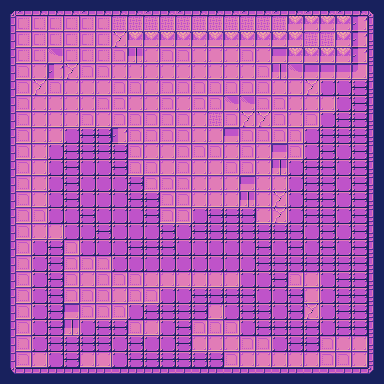

This is a level from a 2D game, rendered from its Tiled map with the project's own tilesets. A one-line summary and the complete map file follow:
An orthogonal 24x24 tile map with 16x16 px tiles, 2 tile layers (Tiles, Collidable).

<map version="1.9" tiledversion="1.9.2" orientation="orthogonal" renderorder="right-down" width="24" height="24" tilewidth="16" tileheight="16" infinite="0" nextlayerid="3" nextobjectid="1">
 <tileset firstgid="1" source="Tileset1.tsx" />
 <layer id="2" name="Tiles" width="24" height="24">
  <data encoding="csv">
0,0,0,0,0,0,0,0,0,0,0,0,0,0,0,6,0,0,0,0,0,0,0,0,
0,38,38,38,38,38,38,6,6,6,6,6,6,6,6,6,6,6,20,20,20,20,35,0,
0,38,38,38,38,38,38,47,20,20,20,20,20,20,20,20,20,20,20,6,6,20,35,0,
0,38,38,33,38,38,38,28,34,29,28,28,29,29,29,28,29,21,20,20,20,20,35,0,
0,28,29,35,47,28,28,29,29,29,29,29,29,29,29,29,28,34,33,21,21,21,22,0,
0,28,47,28,29,29,29,28,28,29,28,28,28,28,28,28,28,29,29,47,15,15,16,0,
0,28,29,29,29,29,28,28,29,29,28,29,28,28,33,33,28,28,29,29,29,15,16,0,
0,28,29,29,29,28,29,28,28,28,28,28,29,6,28,47,47,28,29,28,15,16,16,0,
0,28,29,29,15,16,16,35,28,28,28,28,29,29,21,28,28,28,28,15,16,16,16,0,
0,28,29,15,16,16,16,16,28,29,29,28,28,28,29,28,29,21,28,15,16,15,16,0,
0,28,29,15,16,15,15,16,28,28,29,28,29,29,28,28,29,34,15,16,16,15,16,88,
0,28,29,15,16,15,15,15,16,28,28,28,29,29,29,21,29,29,15,16,16,15,16,88,
0,28,29,15,16,15,15,15,16,16,28,28,29,29,29,34,29,47,15,16,16,15,16,0,
0,28,28,15,15,16,15,15,15,16,28,28,15,16,16,16,29,47,15,16,16,15,16,0,
28,28,29,29,15,15,16,15,15,15,16,15,16,16,16,16,16,16,16,15,16,15,16,0,
0,28,15,16,28,15,15,15,16,16,16,15,15,15,15,15,16,15,16,15,16,15,16,0,
0,28,15,16,28,28,28,15,15,15,15,15,15,15,15,15,16,16,16,16,16,16,16,0,
0,28,15,16,28,29,28,28,28,29,29,29,29,29,29,15,15,16,28,29,15,16,16,0,
0,28,15,16,28,28,28,29,28,28,15,15,16,16,16,16,15,15,16,29,15,16,16,0,
0,28,15,16,21,28,28,28,15,16,16,16,16,29,15,16,16,15,16,47,15,16,16,0,
0,28,15,16,34,15,16,16,28,29,15,16,28,28,28,15,16,16,16,16,15,16,16,0,
0,28,15,16,16,16,16,15,16,15,15,16,29,29,29,28,28,15,16,16,28,29,29,0,
0,28,29,15,16,29,29,15,16,16,16,16,16,16,28,29,29,29,29,29,28,28,29,0,
0,0,0,0,0,0,0,0,0,0,0,0,0,0,0,0,0,0,0,0,0,0,0,0
</data>
 </layer>
 <layer id="1" name="Collidable" width="24" height="24">
  <data encoding="csv">
1,2,3,3,3,2,3,3,3,2,3,2,3,3,3,2,3,2,3,2,3,2,3,4,
14,0,0,0,0,0,0,0,0,0,0,0,0,0,0,0,0,0,0,0,0,0,0,17,
27,0,0,0,0,0,0,0,0,0,0,0,0,0,0,0,0,0,0,0,0,0,0,17,
14,0,0,0,0,0,0,0,0,0,0,0,0,0,0,0,0,0,0,0,0,0,0,30,
27,0,0,0,0,0,0,0,0,0,0,0,0,0,0,0,0,0,0,0,0,0,0,17,
14,0,0,0,0,0,0,0,0,0,0,0,0,0,0,0,0,0,0,0,0,0,0,17,
14,0,0,0,0,0,0,0,0,0,0,0,0,0,0,0,0,0,0,0,0,0,0,17,
27,0,0,0,0,0,0,0,0,0,0,0,0,0,0,0,0,0,0,0,0,0,0,17,
14,0,0,0,0,0,0,0,0,0,0,0,0,0,0,0,0,0,0,0,0,0,0,17,
27,0,0,0,0,0,0,0,0,0,0,0,0,0,0,0,0,0,0,0,0,0,0,17,
14,0,0,0,0,0,0,0,0,0,0,0,0,0,0,0,0,0,0,0,0,0,0,17,
27,0,0,0,0,0,0,0,0,0,0,0,0,0,0,0,0,0,0,0,0,0,0,17,
14,0,0,0,0,0,0,0,0,0,0,0,0,0,0,0,0,0,0,0,0,0,0,17,
27,0,0,0,0,0,0,0,0,0,0,0,0,0,0,0,0,0,0,0,0,0,0,17,
14,0,0,0,0,0,0,0,0,0,0,0,0,0,0,0,0,0,0,0,0,0,0,17,
27,0,0,0,0,0,0,0,0,0,0,0,0,0,0,0,0,0,0,0,0,0,0,17,
14,0,0,0,0,0,0,0,0,0,0,0,0,0,0,0,0,0,0,0,0,0,0,17,
27,0,0,0,0,0,0,0,0,0,0,0,0,0,0,0,0,0,0,0,0,0,0,30,
14,0,0,0,0,0,0,0,0,0,0,0,0,0,0,0,0,0,0,0,0,0,0,30,
27,0,0,0,0,0,0,0,0,0,0,0,0,0,0,0,0,0,0,0,0,0,0,30,
14,0,0,0,0,0,0,0,0,0,0,0,0,0,0,0,0,0,0,0,0,0,0,30,
27,0,0,0,0,0,0,0,0,0,0,0,0,0,0,0,0,0,0,0,0,0,0,30,
14,0,0,0,0,0,0,0,0,0,0,0,0,0,0,0,0,0,0,0,0,0,0,30,
40,41,42,42,42,42,42,41,42,42,42,41,41,42,41,42,41,41,42,41,41,41,42,43
</data>
 </layer>
</map>
